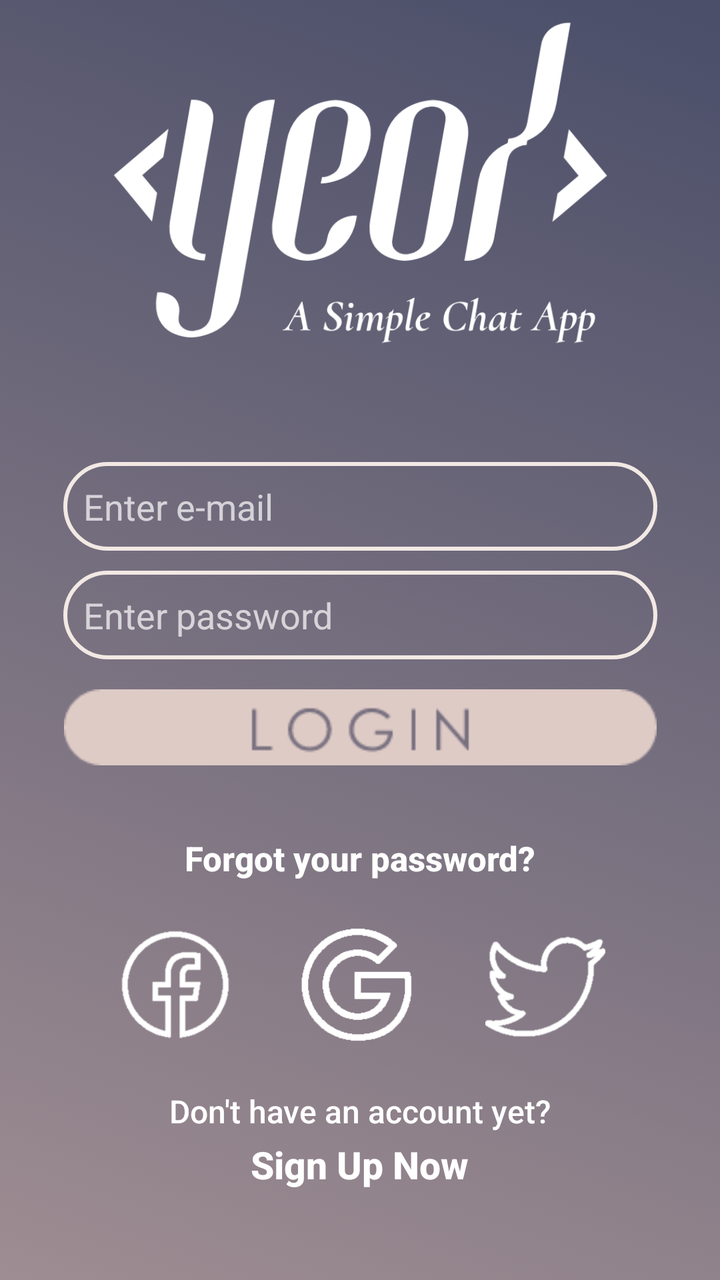
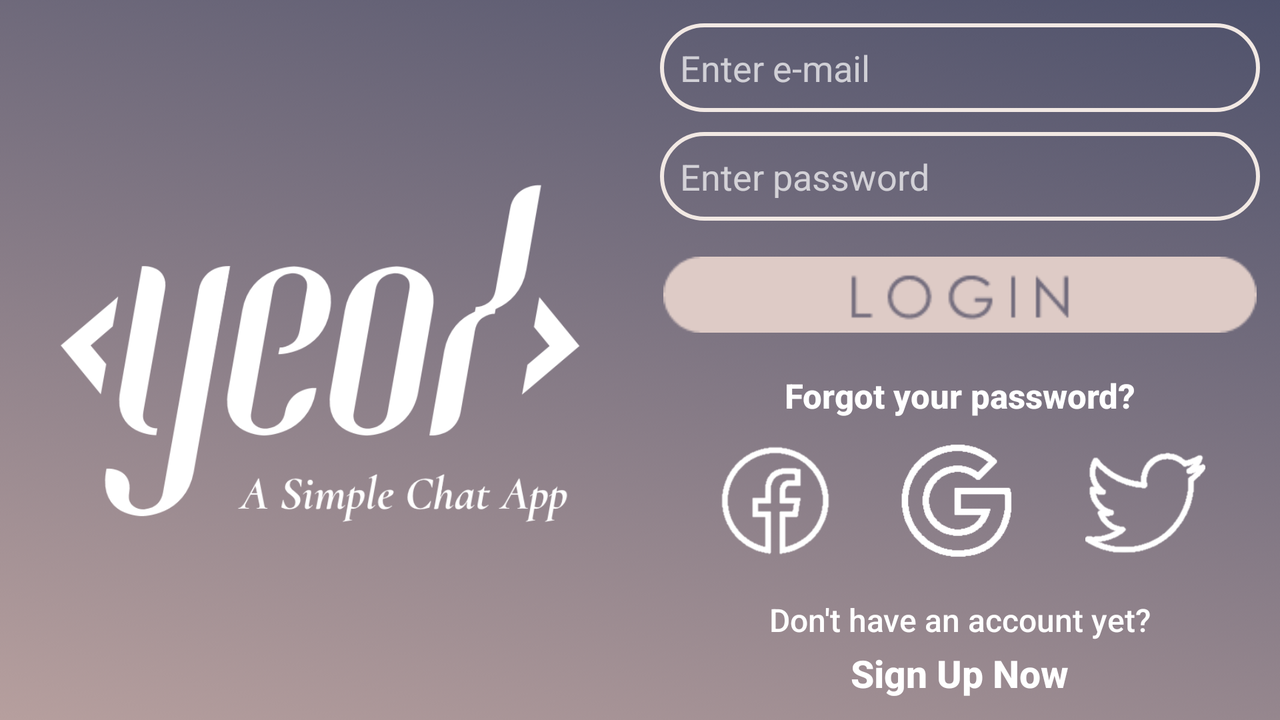

One screen, two layout resources from the same app: the default and the repository's alternative for another configuration. Each is rendered where Android would select it; the XML of both is given below.
<!-- AndroidManifest.xml: application theme Theme.MaterialComponents.NoActionBar -->
<!-- res/layout/activity_main.xml -->
<?xml version="1.0" encoding="utf-8"?>
<androidx.constraintlayout.widget.ConstraintLayout xmlns:android="http://schemas.android.com/apk/res/android"
    xmlns:app="http://schemas.android.com/apk/res-auto"
    xmlns:tools="http://schemas.android.com/tools"
    android:layout_width="match_parent"
    android:layout_height="match_parent"
    android:background="@drawable/backgroundportrait"
    tools:context=".MainActivity">

    <ImageView
        android:id="@+id/LoginLogo"
        android:layout_width="297dp"
        android:layout_height="173dp"
        android:layout_marginBottom="50dp"
        app:layout_constraintBottom_toTopOf="@+id/etLoginEmail"
        app:layout_constraintEnd_toEndOf="parent"
        app:layout_constraintHorizontal_bias="0.5"
        app:layout_constraintStart_toStartOf="parent"
        app:layout_constraintTop_toTopOf="parent"
        app:layout_constraintVertical_chainStyle="packed"
        app:srcCompat="@drawable/logo" />

    <EditText
        android:id="@+id/etLoginEmail"
        android:layout_width="0dp"
        android:layout_height="wrap_content"
        android:layout_marginBottom="10dp"
        android:background="@drawable/custom_input"
        android:drawableStart="@drawable/ic_baseline_email_24"
        android:drawablePadding="6dp"
        android:ems="10"
        android:hint="Enter e-mail"
        android:inputType="textEmailAddress"
        android:padding="10dp"
        app:layout_constraintBottom_toTopOf="@+id/etLoginPassword"
        app:layout_constraintEnd_toEndOf="@+id/LoginLogo"
        app:layout_constraintHorizontal_bias="0.5"
        app:layout_constraintStart_toStartOf="@+id/LoginLogo"
        app:layout_constraintTop_toBottomOf="@+id/LoginLogo" />

    <EditText
        android:id="@+id/etLoginPassword"
        android:layout_width="0dp"
        android:layout_height="wrap_content"
        android:layout_marginBottom="10dp"
        android:background="@drawable/custom_input"
        android:drawableStart="@drawable/ic_baseline_lock_24"
        android:drawablePadding="6dp"
        android:ems="10"
        android:hint="Enter password"
        android:inputType="textPassword"
        android:padding="10dp"
        app:layout_constraintBottom_toTopOf="@+id/btnLogin"
        app:layout_constraintEnd_toEndOf="@+id/etLoginEmail"
        app:layout_constraintHorizontal_bias="0.5"
        app:layout_constraintStart_toStartOf="@+id/etLoginEmail"
        app:layout_constraintTop_toBottomOf="@+id/etLoginEmail" />

    <androidx.appcompat.widget.AppCompatImageButton
        android:id="@+id/btnLogin"
        android:layout_width="0dp"
        android:layout_height="38dp"
        android:layout_marginTop="5dp"
        android:background="#00FFFFFF"
        android:focusableInTouchMode="true"
        android:onClick="goSignIn"
        android:scaleType="fitCenter"
        android:src="@drawable/skin_button"
        app:layout_constraintBottom_toTopOf="@+id/tvForgot"
        app:layout_constraintEnd_toEndOf="@+id/etLoginPassword"
        app:layout_constraintHorizontal_bias="0.5"
        app:layout_constraintStart_toStartOf="@+id/etLoginPassword"
        app:layout_constraintTop_toBottomOf="@+id/etLoginPassword" />

    <TextView
        android:id="@+id/tvForgot"
        android:layout_width="wrap_content"
        android:layout_height="wrap_content"
        android:layout_marginTop="35dp"
        android:fontFamily="sans-serif-medium"
        android:text="Forgot your password?"
        android:textColor="@color/white"
        android:textSize="17sp"
        android:textStyle="bold"
        app:layout_constraintBottom_toTopOf="@+id/guideline2"
        app:layout_constraintEnd_toEndOf="parent"
        app:layout_constraintHorizontal_bias="0.5"
        app:layout_constraintStart_toStartOf="parent"
        app:layout_constraintTop_toBottomOf="@+id/btnLogin" />

    <LinearLayout
        android:id="@+id/linearLayout3"
        android:layout_width="wrap_content"
        android:layout_height="wrap_content"
        android:orientation="vertical"
        app:layout_constraintBottom_toBottomOf="parent"
        app:layout_constraintEnd_toEndOf="parent"
        app:layout_constraintStart_toStartOf="parent"
        app:layout_constraintTop_toTopOf="@+id/guideline">

        <TextView
            android:id="@+id/tvAccountyet"
            android:layout_width="wrap_content"
            android:layout_height="wrap_content"
            android:layout_gravity="center"
            android:fontFamily="sans-serif-medium"
            android:text="Don't have an account yet?"
            android:textColor="@color/white"
            android:textSize="16sp" />

        <TextView
            android:id="@+id/tvSignUp"
            android:layout_width="wrap_content"
            android:layout_height="wrap_content"
            android:layout_gravity="center"
            android:layout_marginTop="3dp"
            android:fontFamily="sans-serif-medium"
            android:onClick="goSignUp"
            android:text="Sign Up Now"
            android:textColor="@color/white"
            android:textSize="19sp"
            android:textStyle="bold" />
    </LinearLayout>

    <androidx.constraintlayout.widget.Guideline
        android:id="@+id/guideline"
        android:layout_width="wrap_content"
        android:layout_height="wrap_content"
        android:orientation="horizontal"
        app:layout_constraintGuide_percent="0.78" />

    <androidx.constraintlayout.widget.Guideline
        android:id="@+id/guideline2"
        android:layout_width="wrap_content"
        android:layout_height="wrap_content"
        android:orientation="horizontal"
        app:layout_constraintGuide_percent="0.7"
        app:layout_constraintTop_toTopOf="parent" />

    <ImageView
        android:id="@+id/btnGoogle"
        android:layout_width="65dp"
        android:layout_height="60dp"
        android:layout_margin="15dp"
        android:paddingRight="5dp"
        app:layout_constraintBottom_toTopOf="@+id/linearLayout3"
        app:layout_constraintEnd_toStartOf="@+id/btnTwitter"
        app:layout_constraintHorizontal_bias="0.5"
        app:layout_constraintStart_toEndOf="@+id/btnFacebook"
        app:layout_constraintTop_toBottomOf="@+id/tvForgot"
        app:layout_constraintVertical_bias="0.505"
        app:srcCompat="@drawable/google" />

    <ImageView
        android:id="@+id/btnFacebook"
        android:layout_width="60dp"
        android:layout_height="60dp"
        android:layout_margin="15dp"
        app:layout_constraintBottom_toTopOf="@+id/linearLayout3"
        app:layout_constraintEnd_toStartOf="@+id/btnGoogle"
        app:layout_constraintHorizontal_bias="0.5"
        app:layout_constraintHorizontal_chainStyle="packed"
        app:layout_constraintStart_toStartOf="parent"
        app:layout_constraintTop_toBottomOf="@+id/tvForgot"
        app:srcCompat="@drawable/facebook" />

    <ImageView
        android:id="@+id/btnTwitter"
        android:layout_width="60dp"
        android:layout_height="60dp"
        android:layout_margin="15dp"
        app:layout_constraintBottom_toTopOf="@+id/linearLayout3"
        app:layout_constraintEnd_toEndOf="parent"
        app:layout_constraintHorizontal_bias="0.5"
        app:layout_constraintStart_toEndOf="@+id/btnGoogle"
        app:layout_constraintTop_toBottomOf="@+id/tvForgot"
        app:srcCompat="@drawable/twitter" />

</androidx.constraintlayout.widget.ConstraintLayout>
<!-- resources referenced by this layout -->
<resources>
  <color name="white">#FFFFFFFF</color>
  <!-- drawable backgroundportrait: png bitmap (drawable-hdpi, 60342 bytes) -->
  <!-- drawable custom_input (drawable) -->
  <?xml version="1.0" encoding="utf-8"?>
  <selector xmlns:android="http://schemas.android.com/apk/res/android">
  
      <item android:state_enabled="true">
          <shape android:shape="rectangle">
              <corners android:radius="200dp" />
              <stroke android:color="@color/customWhite" android:width="2dp" />
          </shape>
      </item>
  
  </selector>
  <!-- drawable facebook: png bitmap (drawable, 5181 bytes) -->
  <!-- drawable google: png bitmap (drawable, 2355 bytes) -->
  <!-- drawable logo: png bitmap (drawable-hdpi, 31592 bytes) -->
  <!-- drawable skin_button (drawable) -->
  <?xml version="1.0" encoding="utf-8"?>
  <ripple
      android:color="#9A8C98"
      xmlns:android="http://schemas.android.com/apk/res/android">
  
      <item android:drawable="@drawable/login" />
  
  </ripple>
  <!-- drawable twitter: png bitmap (drawable, 5183 bytes) -->
  <color name="customWhite">#F2E9E4</color>
  <!-- drawable login: png bitmap (drawable-hdpi, 2368 bytes) -->
</resources>
<!-- res/layout-land/activity_main.xml (the repository's variant of the layout above) -->
<!-- drawn on the phone turned sideways -->
<?xml version="1.0" encoding="utf-8"?>
<androidx.constraintlayout.widget.ConstraintLayout xmlns:android="http://schemas.android.com/apk/res/android"
    xmlns:app="http://schemas.android.com/apk/res-auto"
    xmlns:tools="http://schemas.android.com/tools"
    android:layout_width="match_parent"
    android:layout_height="match_parent"
    android:background="@drawable/backgroundland"
    tools:context=".MainActivity">

    <LinearLayout
        android:id="@+id/linearLayout3"
        android:layout_width="wrap_content"
        android:layout_height="wrap_content"
        android:layout_margin="20dp"
        android:orientation="vertical"
        app:layout_constraintBottom_toBottomOf="parent"
        app:layout_constraintEnd_toEndOf="parent"
        app:layout_constraintStart_toStartOf="@+id/guideline4"
        app:layout_constraintTop_toTopOf="@+id/guideline5">

        <TextView
            android:id="@+id/tvAlreadyAccount"
            android:layout_width="wrap_content"
            android:layout_height="wrap_content"
            android:layout_gravity="center"
            android:fontFamily="sans-serif-medium"
            android:text="Don't have an account yet?"
            android:textColor="@color/white"
            android:textSize="16sp" />

        <TextView
            android:id="@+id/tvGoBack"
            android:layout_width="wrap_content"
            android:layout_height="wrap_content"
            android:layout_gravity="center"
            android:layout_marginTop="3dp"
            android:fontFamily="sans-serif-medium"
            android:onClick="goSignUp"
            android:text="Sign Up Now"
            android:textColor="@color/white"
            android:textSize="19sp"
            android:textStyle="bold" />
    </LinearLayout>

    <ImageView
        android:id="@+id/btnFacebook"
        android:layout_width="60dp"
        android:layout_height="60dp"
        android:layout_margin="15dp"
        app:layout_constraintBottom_toBottomOf="@+id/btnGoogle"
        app:layout_constraintEnd_toStartOf="@+id/btnGoogle"
        app:layout_constraintHorizontal_bias="0.5"
        app:layout_constraintHorizontal_chainStyle="packed"
        app:layout_constraintStart_toEndOf="@+id/imageView"
        app:layout_constraintStart_toStartOf="@+id/guideline4"
        app:layout_constraintTop_toTopOf="@+id/btnGoogle"
        app:srcCompat="@drawable/facebook" />

    <ImageView
        android:id="@+id/btnGoogle"
        android:layout_width="65dp"
        android:layout_height="60dp"
        android:layout_margin="15dp"
        android:paddingRight="5dp"
        app:layout_constraintBottom_toTopOf="@+id/guideline5"
        app:layout_constraintEnd_toStartOf="@+id/btnTwitter"
        app:layout_constraintHorizontal_bias="0.5"
        app:layout_constraintStart_toEndOf="@+id/btnFacebook"
        app:layout_constraintTop_toTopOf="@+id/guideline3"
        app:layout_constraintVertical_bias="0.505"
        app:srcCompat="@drawable/google" />

    <ImageView
        android:id="@+id/btnTwitter"
        android:layout_width="60dp"
        android:layout_height="60dp"
        android:layout_margin="15dp"
        app:layout_constraintBottom_toBottomOf="@+id/btnGoogle"
        app:layout_constraintEnd_toEndOf="parent"
        app:layout_constraintHorizontal_bias="0.5"
        app:layout_constraintStart_toEndOf="@+id/btnGoogle"
        app:layout_constraintTop_toTopOf="@+id/btnGoogle"
        app:srcCompat="@drawable/twitter" />

    <TextView
        android:id="@+id/tvForgot"
        android:layout_width="wrap_content"
        android:layout_height="wrap_content"
        android:layout_margin="10dp"
        android:fontFamily="sans-serif-medium"
        android:text="Forgot your password?"
        android:textColor="@color/white"
        android:textSize="17sp"
        android:textStyle="bold"
        app:layout_constraintBottom_toTopOf="@+id/btnFacebook"
        app:layout_constraintEnd_toEndOf="parent"
        app:layout_constraintHorizontal_bias="0.5"
        app:layout_constraintStart_toStartOf="@+id/guideline4"
        app:layout_constraintTop_toBottomOf="@+id/btnLogin" />

    <androidx.appcompat.widget.AppCompatImageButton
        android:id="@+id/btnLogin"
        android:layout_width="300dp"
        android:layout_height="38dp"
        android:layout_marginTop="8dp"
        android:layout_marginBottom="10dp"
        android:background="#00FFFFFF"
        android:focusableInTouchMode="true"
        android:scaleType="fitCenter"
        android:src="@drawable/skin_button"
        app:layout_constraintBottom_toTopOf="@+id/tvForgot"
        app:layout_constraintEnd_toEndOf="parent"
        app:layout_constraintHorizontal_bias="0.5"
        app:layout_constraintStart_toStartOf="@+id/guideline4"
        app:layout_constraintTop_toBottomOf="@+id/etLoginPassword" />

    <EditText
        android:id="@+id/etLoginPassword"
        android:layout_width="300dp"
        android:layout_height="wrap_content"
        android:layout_marginBottom="10dp"
        android:background="@drawable/custom_input"
        android:drawableStart="@drawable/ic_baseline_lock_24"
        android:drawablePadding="6dp"
        android:ems="10"
        android:hint="Enter password"
        android:inputType="textPassword"
        android:padding="10dp"
        app:layout_constraintBottom_toTopOf="@+id/btnLogin"
        app:layout_constraintEnd_toEndOf="parent"
        app:layout_constraintHorizontal_bias="0.5"
        app:layout_constraintStart_toStartOf="@+id/guideline4"
        app:layout_constraintTop_toBottomOf="@+id/etLoginEmail" />

    <EditText
        android:id="@+id/etLoginEmail"
        android:layout_width="300dp"
        android:layout_height="wrap_content"
        android:layout_margin="10dp"
        android:background="@drawable/custom_input"
        android:drawableStart="@drawable/ic_baseline_email_24"
        android:drawablePadding="6dp"
        android:ems="10"
        android:hint="Enter e-mail"
        android:inputType="textEmailAddress"
        android:padding="10dp"
        app:layout_constraintBottom_toTopOf="@+id/etLoginPassword"
        app:layout_constraintEnd_toEndOf="parent"
        app:layout_constraintHorizontal_bias="0.5"
        app:layout_constraintStart_toStartOf="@+id/guideline4"
        app:layout_constraintTop_toTopOf="parent"
        app:layout_constraintVertical_chainStyle="packed" />

    <ImageView
        android:id="@+id/imageView"
        android:layout_width="0dp"
        android:layout_height="0dp"
        android:padding="25dp"
        app:layout_constraintBottom_toBottomOf="parent"
        app:layout_constraintEnd_toStartOf="@+id/guideline4"
        app:layout_constraintStart_toStartOf="parent"
        app:layout_constraintTop_toTopOf="parent"
        app:layout_constraintVertical_chainStyle="packed"
        app:srcCompat="@drawable/logo" />

    <androidx.constraintlayout.widget.Guideline
        android:id="@+id/guideline4"
        android:layout_width="wrap_content"
        android:layout_height="wrap_content"
        android:orientation="vertical"
        app:layout_constraintGuide_percent="0.5" />

    <androidx.constraintlayout.widget.Guideline
        android:id="@+id/guideline3"
        android:layout_width="wrap_content"
        android:layout_height="wrap_content"
        android:orientation="horizontal"
        app:layout_constraintGuide_percent="0.59" />

    <androidx.constraintlayout.widget.Guideline
        android:id="@+id/guideline5"
        android:layout_width="wrap_content"
        android:layout_height="wrap_content"
        android:orientation="horizontal"
        app:layout_constraintGuide_percent="0.8" />
</androidx.constraintlayout.widget.ConstraintLayout>
<!-- resources referenced by the variant -->
<!-- as the phone turned sideways resolves them -->
<resources>
  <color name="white">#FFFFFFFF</color>
  <!-- drawable backgroundland: png bitmap (drawable-hdpi, 56967 bytes) -->
  <!-- drawable custom_input (drawable) -->
  <?xml version="1.0" encoding="utf-8"?>
  <selector xmlns:android="http://schemas.android.com/apk/res/android">
  
      <item android:state_enabled="true">
          <shape android:shape="rectangle">
              <corners android:radius="200dp" />
              <stroke android:color="@color/customWhite" android:width="2dp" />
          </shape>
      </item>
  
  </selector>
  <!-- drawable facebook: png bitmap (drawable, 5181 bytes) -->
  <!-- drawable google: png bitmap (drawable, 2355 bytes) -->
  <!-- drawable logo: png bitmap (drawable-hdpi, 31592 bytes) -->
  <!-- drawable skin_button (drawable) -->
  <?xml version="1.0" encoding="utf-8"?>
  <ripple
      android:color="#9A8C98"
      xmlns:android="http://schemas.android.com/apk/res/android">
  
      <item android:drawable="@drawable/login" />
  
  </ripple>
  <!-- drawable twitter: png bitmap (drawable, 5183 bytes) -->
  <color name="customWhite">#F2E9E4</color>
  <!-- drawable login: png bitmap (drawable-hdpi, 2368 bytes) -->
</resources>
